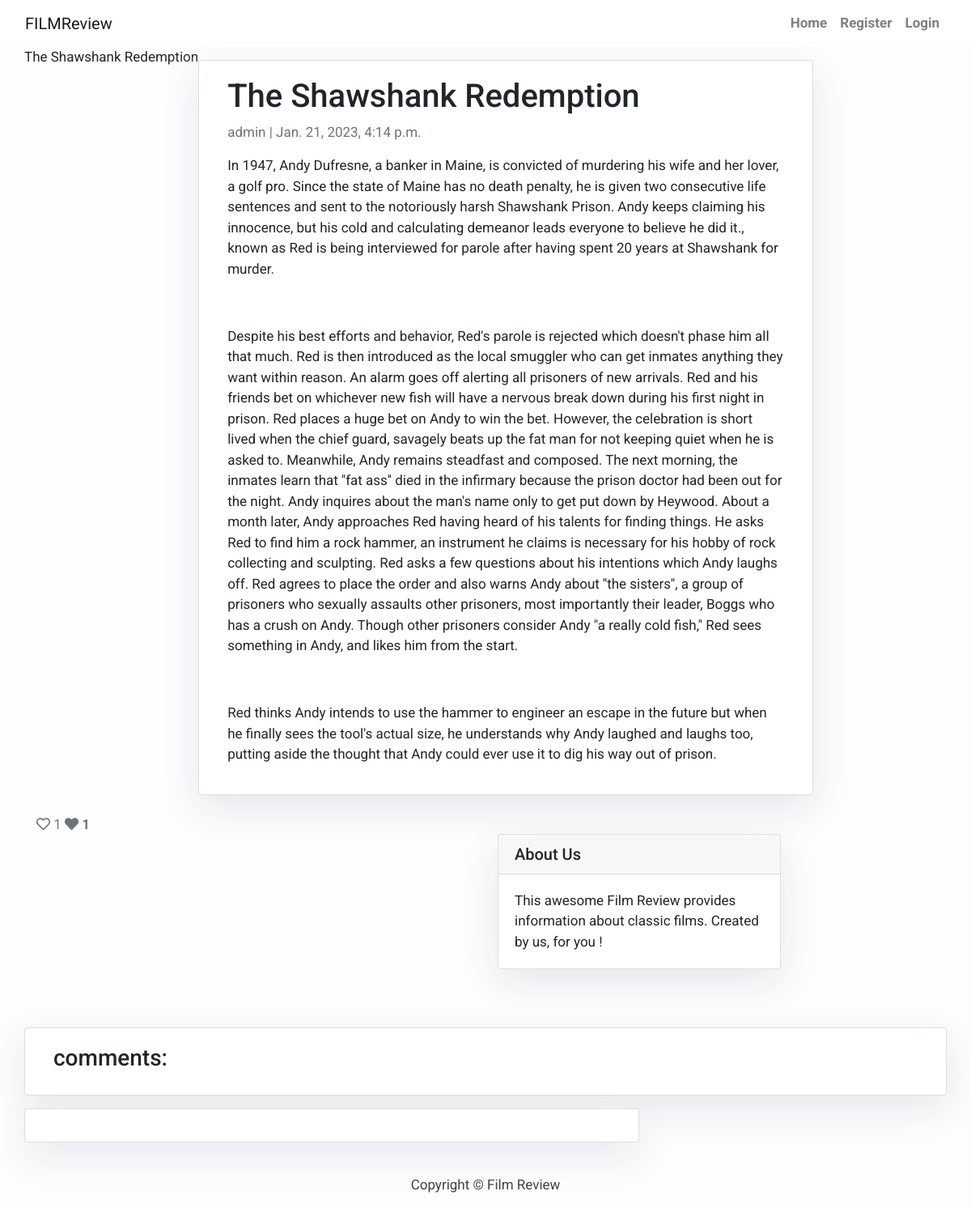
Page /the-shawshank-redemption/ on the committed database.
### articles/models.py (models this page shows)
class Post(models.Model):
    title = models.CharField(max_length=200, unique=True)
    slug = models.SlugField(max_length=200, unique=True)
    author = models.ForeignKey(User, on_delete=models.CASCADE, related_name='blog_posts')
    updated_on = models.DateTimeField(auto_now=True)
    content = models.TextField()
    created_on = models.DateTimeField(auto_now_add=True)
    status = models.IntegerField(choices=STATUS, default=0)
    likes = models.ManyToManyField(
        User, related_name='blogpost_like', blank=True)
    class Meta:
        ordering = ['-created_on']
    def __str__(self):
        return self.title
    def number_of_likes(self):
        return self.likes.count()

### articles/views.py (the view, shortened to what this page needs)
# urls.py: path('<slug:slug>/', views.PostDetail.as_view(), name='post_detail'),
class PostDetail(View):
    def get(self, request, slug, *args, **kwargs):
        queryset = Post.objects.filter(status=1)
        post = get_object_or_404(queryset, slug=slug)
        comments = post.comments.filter(active=True).order_by("-created_on")
        liked = False
        if post.likes.filter(id=self.request.user.id).exists():
            liked = True
        return render(
            request,
            "post_detail.html",
            {
                "post": post,
                "comments": comments,
                "commented": False,
                "liked": liked,
                "comment_form": CommentForm()
            },
        )

### templates/post_detail.html (shortened to what this page needs)
{% extends 'base.html' %} {% block content %}
{% load crispy_forms_tags %}
<div class="container">
  <div class="row">
    {{post}}
    <div class="col-md-8 card mb-4  mt-3 left  top">
      <div class="card-body">
        <h1>{% block title %} {{ post.title }} {% endblock title %}</h1>
        <p class=" text-muted">{{ post.author }} | {{ post.created_on }}</p>
        <p class="card-text ">{{ post.content | safe }}</p>
      </div>
    </div>
    <div class="col-md-6 float-left ">
      {% if user.is_authenticated %}
      <form class="card my-4" action="{%url 'post_like' post.slug%}" method="POST">
        {% csrf_token %}
        {% if liked %}
        {% else %}
        <button type="submit" name="article_id" value="{{post.slug}}" class="btn-like"><i
            class="far fa-heart"></i></button>
        {% endif %}
      {% else %}
      <span class="text-secondary"><i class="far fa-heart"></i></span>
      {% endif %}
      <span class="text-secondary">{{ post.number_of_likes }}</span>
      <strong class="text-secondary"><i class="fas fa-heart"></i> {{ post.number_of_likes }} </strong>
  </div>
    {% block sidebar %} {% include 'sidebar.html' %} {% endblock sidebar %}
    <div class="col-md-12 card mb-8  mt-5 ">
      <div class="card-body">
        <h3>comments:</h3>
      </div>
    </div>
    <div class="col-md-8 card mb-4  mt-3 ">
      <div class="card-body">
      </div>
    </div>
  </div>
</div>
{% endblock content %}

### templates/base.html (style rules this page uses)
body { font-family: "Roboto", sans-serif; font-size: 17px; background-color: #fdfdfd; }

### templates/sidebar.html (style rules this page uses)
.card { box-shadow: 0 16px 48px #E3E7EB; }

### rows in the picture
Post: title "The Shawshank Redemption", author "admin", created_on "Jan. 21, 2023, 4:14 p.m.", content "In 1947, Andy Dufresne, a banker in Maine, is convicted of murdering his wife and her lover, a golf pro. Since the state of Maine has no death penalty, he is given two consecutive life sentences and sent to the notoriously harsh Shawshank Prison. Andy keeps claiming his innocence, but his cold and calculating demeanor leads everyone to believe he did it., known as Red is being interviewed for parole after having spent 20 years at Shawshank for murder. Despite his best efforts and behavior, Red's parole is rejected which doesn't phase him all that much. Red is then introduced as the local smuggler who can get inmates anything they want within reason. An alarm goes off alerting all prisoners…", number_of_likes "1"
